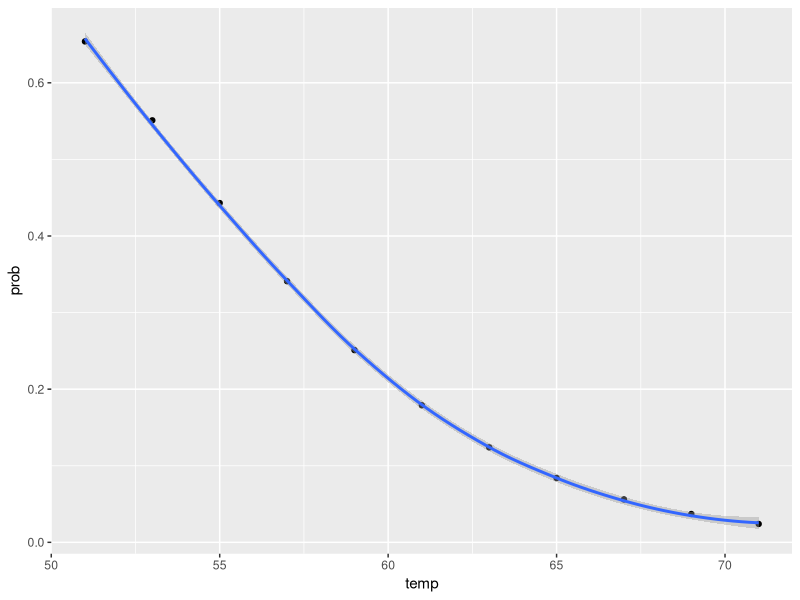

This figure's R source:
library(tidyverse)

#Practice: 8.1, 8.3, 8.7, 8.15, 8.17
#Graded: 8.2, 8.4, 8.8, 8.16, 8.18


#8.2

#a. weight = -1.93 x parity + 120.07

#b. If a child is the first born it will weigh a predicted 120.07 ounces and if it is not the first born it will weigh a predicted 120.07-1.93=118.14 ounces. The slope indicates a drop of 1.93 ounces for non-first born babies

#c. With a p-value above 0.1, there is no evidence to suggest that subsiquent children weigh less than first born children.


#8.4

#a. absent days = -9.11 x eth + 3.10 x sex + 2.15 x lrn + 18.93

#b. The eth slope indicates a drop in about 9 missed days for non aboriginal students. The sex slope indicates an increase of 3 misesd days for boys compared to girls. The lrn slope indicates an increase of 2 missed days for slow learners compared to average learners.

#c. absent days = -9.11 x 0 + 3.10 x 1 + 2.15 x 1 + 18.93 = 24.18    24.18 - 2 = 22.18 days 

#d. Var(resid)=240.57, Var(absent)264.17 observations=146 

# R2 = 1 - 240.57/264.17 = 0.08933641 R2adj = 1 - 240.57/264.17 x 145 / 142 = 0.070097

#8.8

#The learner status should be removed first as it provides the greatest adjusted R2 without it being included in the model.


#8.16

#a. It appears that there is a threshold where Orings no longer function. Somehwere between 57 degrees F and 53 degrees F the Orings begin to fail. Anything above 57 degrees appears safe.

#b. The slope of the temperature is both statistically significant (p-value of essentially 0) and negative. This indicates that as the temperature rises the predicted number of failing Orings drops. The intercept is not interpretable in this context as no observations are close to a temperature of 0 degrees F.

#c. oring failure = -0.2162 x temp + 11.6630

#d. Yes, the p-value on the temperature variable indicates a strong relationship. It should be noted however that this data has one extreme outlier in shuttle mission number 1. It is possible that there was some other reason for the failure. However, as human lives are on the line, I believe it is better to be conservative and take the results at face value until such a time that further evidence can lend more insight.

#8.18

#a

p <- c(51, 53, 55)

exp(11.6630-0.2162*p) / (1 + exp(11.6630-0.2162*p))


#0.6540297, 0.5509228, 0.4432456

#b. 

data <- data.frame(prob=c(0.341, 0.251, 0.179, 0.124, 0.084, 0.056, 0.037, 0.024, 0.654, 0.551, 0.443), temp=c(57, 59, 61, 63, 65, 67, 69, 71, 51, 53, 55))

ggplot(data, aes(x=temp, y=prob)) +
  geom_point() +
  geom_smooth()


#c. As mentioned in the previous question, we are basing this off of one extreme outlier. It is cause for concern that this one result may be heavily skewing our result. In order to use a logistic regression 2 conditions are required. First the predictor is linearly related to the logit(p) and second, each outcome is independent of the other outcomes.

















